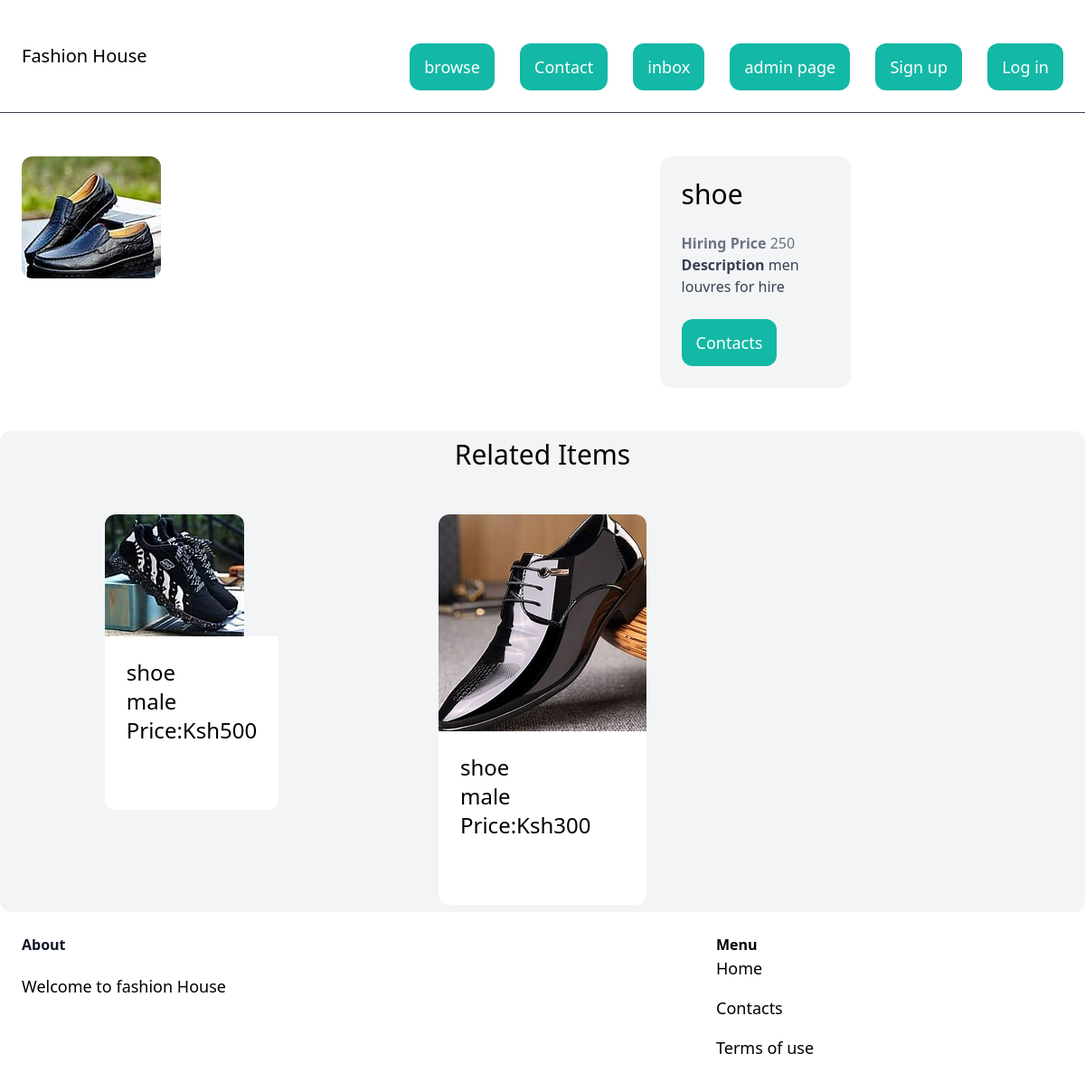
Screenshot of /more_details/42 with the database file from the repository.
### hire_app/models.py (models this page shows, shortened)
class Outfit(models.Model):
    category = models.ForeignKey(Category, related_name='clothes', on_delete=models.CASCADE)
    name = models.CharField(max_length=30)
    is_hired = models.BooleanField(default=False)
    image = models.ImageField(upload_to='outfit_images',blank=True)
    hiring_price=models.IntegerField()
    description = models.TextField(blank=True)
    class Meta:
        ordering = ('name',)

class Category(models.Model):
    name = models.CharField(max_length=30)
    class Meta:
        verbose_name_plural = 'Categories'
    def __str__(self):
        return self.name

### hire_app/views.py (the view)
# urls.py: path("<int:pk>", views.detail, name="detail"),
def detail(request,pk):
    item = get_object_or_404(Outfit, pk=pk)
    related_items = Outfit.objects.filter(category=item.category,is_hired = False).exclude(pk=pk)[0:3]
    return render(request, "more_details/detail.html",{
        "item":item,
        "related_items":related_items
    })

### hire_app/templates/more_details/detail.html (shortened to what this page needs)
{% extends "base.html" %}
{% block body %}
<div class="grid grid-cols-5 gap-6 py-12 px-6">
    <div class="col-span-3 ">
        <img src="{{item.image.url}}" class="rounded-xl ">
    </div>
    <div class="cols-span-2 p-6 bg-gray-100 rounded-xl">
        <h1 class="mb-6 text-3xl">{{ item.name}}</h1>
        <p class="text-gray-500"><strong> Hiring Price </strong> {{ item.hiring_price}}</p>
        {% if item.description %}
        <p class="text-gray-700"><strong> Description </strong> {{ item.description}}</p>
        {% endif %}
        <a href="{% url 'core:contact' %}" class="inline-block mt-6 px-4 py-3 text-lg font semi-bold rounded-xl bg-teal-500 text-white hover:bg-gray-700"> Contacts </a>
    </div>
</div>
<div class="px-6 py-2 bg-gray-100 rounded-xl">
    <h3 class="mb-12 text-3xl text-center"> Related Items</h3>
<div class="grid grid-cols-3 gap-3">
    {% if related_items %}
    {% for outfit in related_items %}
    <div class="flex flex-col items-center">
        <a href="{% url 'more_details:detail' outfit.id %}">
            <div>
                <img src=" {{outfit.image.url}}" class="rounded-t-xl">
            </div>
            <div class="p-6 bg-white rounded-b-xl">
                <h3 class="text-2xl"> {{ outfit.name }}</h3>
                <h3 class="text-2xl"> {{ outfit.category }}</h3>
                <p class="mb-12 text-2xl">Price:Ksh{{ outfit.hiring_price}}</p>
            </div>
        </a>
    </div>
    {% endfor %}
    {% else %}
    <p class="text-center"> No related Outfit</p>
    {% endif %}
    </div>
</div>
{% endblock%}

### rows the page displays
Outfit: image (picture), name "shoe", hiring_price "250", description "men louvres for hire"
Outfit: image (picture), name "shoe", category "male", hiring_price "500"
Outfit: image (picture), name "shoe", category "male", hiring_price "300"
